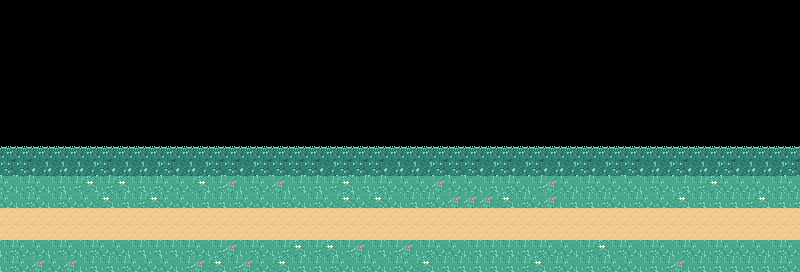

Tiled map render using the project's own tile images. Description and the map definition, with tile-layer contents summarised, below:
An orthogonal 50x17 tile map with 16x16 px tiles, 4 tile layers (suelo, fachada, deco_suelo, frente) and 31 objects (17x deco, 4x salida, 4x estrella, tronco, meta, ...).

<map version="1.8" tiledversion="1.8.2" orientation="orthogonal" renderorder="right-down" width="50" height="17" tilewidth="16" tileheight="16" infinite="0" nextlayerid="40" nextobjectid="33">
 <properties>
  <property name="camera" value="follow" />
  <property name="ground_top" type="int" value="176" />
  <property name="ground_bottom" type="int" value="272" />
 </properties>
 <tileset firstgid="1" source="tiles.tsx" />
 <layer id="1" name="suelo" width="50" height="17">
  <data>[850 cells, 300 non-empty, 5 distinct tile ids]</data>
 </layer>
 <layer id="2" name="fachada" width="50" height="17">
  <data>[850 cells, 100 non-empty, 3 distinct tile ids]</data>
 </layer>
 <layer id="3" name="deco_suelo" width="50" height="17">
  <data>[850 cells, 0 non-empty, 0 distinct tile ids]</data>
 </layer>
 <layer id="4" name="frente" width="50" height="17">
  <data>[850 cells, 0 non-empty, 0 distinct tile ids]</data>
 </layer>
 <objectgroup id="5" name="props_fondo">
 </objectgroup>
 <objectgroup id="6" name="props_suelo">
  <object id="9" name="tree_round" type="deco" x="37" y="171">
   <point />
  </object>
  <object id="10" name="bush_flower" type="deco" x="110" y="172">
   <point />
  </object>
  <object id="11" name="fir" type="deco" x="170" y="171">
   <point />
  </object>
  <object id="12" name="hedge_berry" type="deco" x="233" y="170">
   <point />
  </object>
  <object id="13" name="oak" type="deco" x="341" y="170">
   <point />
  </object>
  <object id="14" name="blossom" type="deco" x="464" y="175">
   <point />
  </object>
  <object id="15" name="tree_round" type="deco" x="560" y="170">
   <point />
  </object>
  <object id="16" name="bush_flower" type="deco" x="631" y="174">
   <point />
  </object>
  <object id="17" name="fir" type="deco" x="689" y="173">
   <point />
  </object>
  <object id="18" name="hedge_berry" type="deco" x="759" y="175">
   <point />
  </object>
  <object id="19" name="signpost" type="deco" x="160" y="182">
   <point />
  </object>
  <object id="20" name="bench" type="deco" x="340" y="180">
   <point />
  </object>
  <object id="21" name="balloons" type="deco" x="30" y="176">
   <point />
  </object>
  <object id="22" name="flowers" type="deco" x="230" y="268">
   <point />
  </object>
  <object id="23" name="flowers" type="deco" x="420" y="268">
   <point />
  </object>
  <object id="24" name="flowers" type="deco" x="520" y="268">
   <point />
  </object>
  <object id="25" name="flowers" type="deco" x="680" y="268">
   <point />
  </object>
 </objectgroup>
 <objectgroup id="7" name="props_frente">
 </objectgroup>
 <objectgroup id="8" name="colision">
  <object id="1" name="tronco_tutorial" type="tronco" x="280" y="176" width="16" height="96">
   <properties>
    <property name="alto" type="int" value="16" />
   </properties>
  </object>
 </objectgroup>
 <objectgroup id="9" name="plataformas">
 </objectgroup>
 <objectgroup id="10" name="agua">
 </objectgroup>
 <objectgroup id="11" name="huecos">
 </objectgroup>
 <objectgroup id="12" name="rebote">
 </objectgroup>
 <objectgroup id="13" name="moviles">
 </objectgroup>
 <objectgroup id="14" name="checkpoints">
 </objectgroup>
 <objectgroup id="15" name="salidas">
  <object id="26" name="salida0" type="salida" x="40" y="214">
   <properties>
    <property name="slot" type="int" value="0" />
   </properties>
   <point />
  </object>
  <object id="27" name="salida1" type="salida" x="40" y="238">
   <properties>
    <property name="slot" type="int" value="1" />
   </properties>
   <point />
  </object>
  <object id="28" name="salida2" type="salida" x="40" y="194">
   <properties>
    <property name="slot" type="int" value="2" />
   </properties>
   <point />
  </object>
  <object id="29" name="salida3" type="salida" x="40" y="254">
   <properties>
    <property name="slot" type="int" value="3" />
   </properties>
   <point />
  </object>
 </objectgroup>
 <objectgroup id="16" name="meta">
  <object id="30" name="meta" type="meta" x="740" y="176" width="16" height="96" />
 </objectgroup>
 <objectgroup id="17" name="rutas_ia">
 </objectgroup>
 <objectgroup id="18" name="activadores">
 </objectgroup>
 <objectgroup id="19" name="objetos">
  <object id="2" name="bandera" type="bandera" x="190" y="224">
   <point />
  </object>
  <object id="3" name="pelota" type="pelota" x="380" y="226">
   <point />
  </object>
  <object id="4" name="blanco" type="blanco" x="470" y="224">
   <point />
  </object>
  <object id="5" name="estrella" type="estrella" x="540" y="224">
   <properties>
    <property name="z" type="int" value="6" />
   </properties>
   <point />
  </object>
  <object id="6" name="estrella" type="estrella" x="560" y="224">
   <properties>
    <property name="z" type="int" value="6" />
   </properties>
   <point />
  </object>
  <object id="7" name="estrella" type="estrella" x="580" y="224">
   <properties>
    <property name="z" type="int" value="6" />
   </properties>
   <point />
  </object>
  <object id="8" name="estrella" type="estrella" x="600" y="224">
   <properties>
    <property name="z" type="int" value="6" />
   </properties>
   <point />
  </object>
 </objectgroup>
 <objectgroup id="20" name="salas">
 </objectgroup>
 <objectgroup id="21" name="zonas">
  <object id="31" name="Calentamiento" type="zona" x="0" y="176" width="800" height="96">
   <properties>
    <property name="orden" type="int" value="1" />
   </properties>
  </object>
 </objectgroup>
</map>
